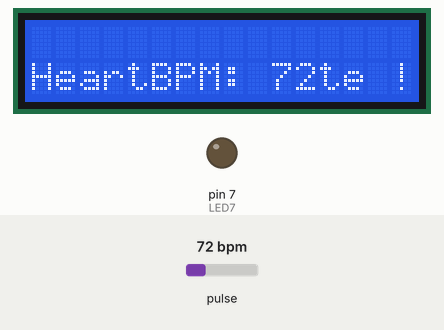
This sketch was run on a simulated Arduino Uno, built with avr-gcc and run on an emulated ATmega328P. Shown: 16×2 character LCD, output pins drawn as LEDs (lit = HIGH). The test bench sets the inputs (shaded band); at power-on: pulse 72 bpm. What the sketch prints to the serial monitor is not drawn.

Above: at 1.4 s.
1.5 s: pulse set to 100 bpm
At 1.64 s:
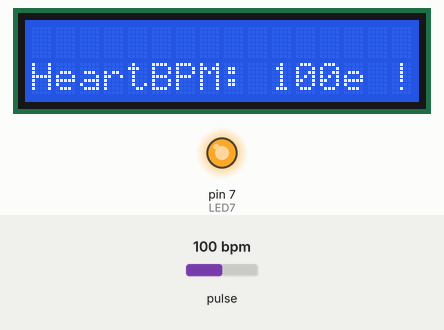
At 3.1 s:
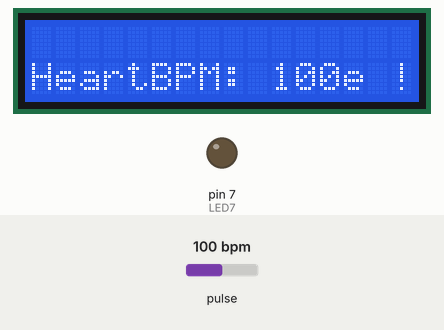
3.2 s: pulse set to 70 bpm
At 3.7 s:
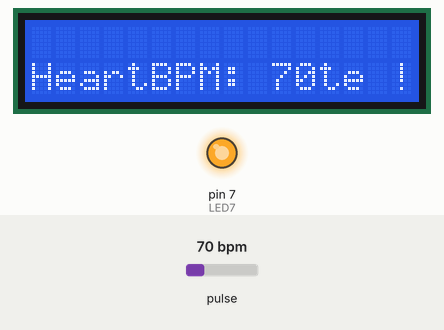
Timing chart, 0 to 12.2 s (numbered marks = the images above; inputs shaded):
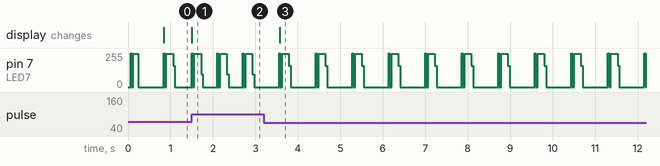

Measured:
- after the input at 1.5 s, the display: changes at once (image 1)
- after the input at 3.2 s, the display: changes after 0.37 s (image 3)
- by itself, pin 7 (LED7): repeats every 0.86 s: 0/255 0.04 s, 249/255 0.16 s, 158/255 0.04 s, 0/255 0.60 s, 255/255 0.02 s

The sketch:

pulse_sensor_and_red_led.ino
```cpp
#define USE_ARDUINO_INTERRUPTS true
#include <PulseSensorPlayground.h>
#include<LiquidCrystal.h>
LiquidCrystal lcd(12,11,5,4,3,2);


const int PulseWire = 0;
const int LED7 = 7;
int Threshold = 550;
const int buzzer = 9;

PulseSensorPlayground pulseSensor;
void setup()
{
  pinMode(A0, INPUT);
  pinMode(LED7, OUTPUT);
  pinMode(buzzer, OUTPUT);
  pinMode(LED7, OUTPUT);
  Serial.begin(9600);
  lcd.begin(16,2);


  pulseSensor.analogInput(PulseWire);
  pulseSensor.blinkOnPulse(LED7);
  pulseSensor.setThreshold(Threshold);


  if (pulseSensor.begin())
  {
  Serial.println("We created a UltrasonicSensor Object !");
  }
}

void loop()
{
  int myBPM = pulseSensor.getBeatsPerMinute();

  if (pulseSensor.sawStartOfBeat())
  {
  Serial.print("BPM: ");
  Serial.println(myBPM);
  lcd.setCursor(0,2);
  lcd.print("HeartBeat Rate !");
  Serial.println("HeartBeat Rate !");
  lcd.setCursor(5,3);
  lcd.print("BPM: ");
  lcd.print(myBPM);
  if(myBPM>=60 && myBPM<=100)
  {
  Serial.println(" Pulse Rate Normal ");
  }
}
delay(10);
if (myBPM <= 59)
  {
    digitalWrite(7, HIGH);
    delay(3000);
    lcd.setCursor(0,0);
    Serial.println("Pulse Rate noted !");
    Serial.println("Pulse is very LOW !");
    tone(buzzer,10);

    delay(3000);
  }
  else
  {
    digitalWrite(7, LOW);
    noTone(buzzer);

  }
if (myBPM > 100)
  {
    digitalWrite(7, HIGH);
    delay(3000);
    lcd.setCursor(0,0);
    Serial.println("Pulse Rate noted");
    Serial.println("Pulse is very HIGH !");
    tone(buzzer,10);
    delay(3000);
  }
  else
  {
    digitalWrite(7, LOW);
    noTone(buzzer);
  }
}
```
